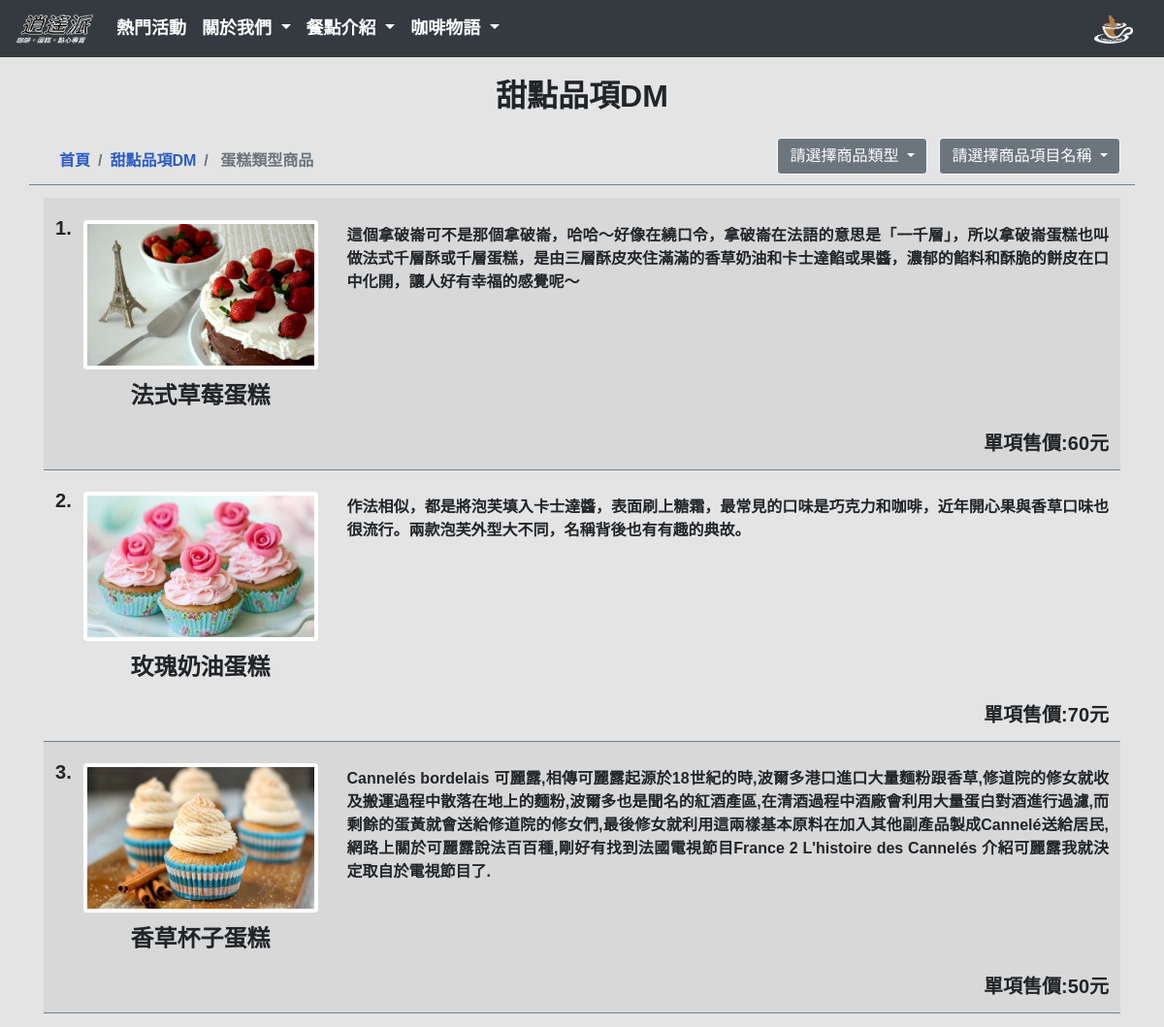
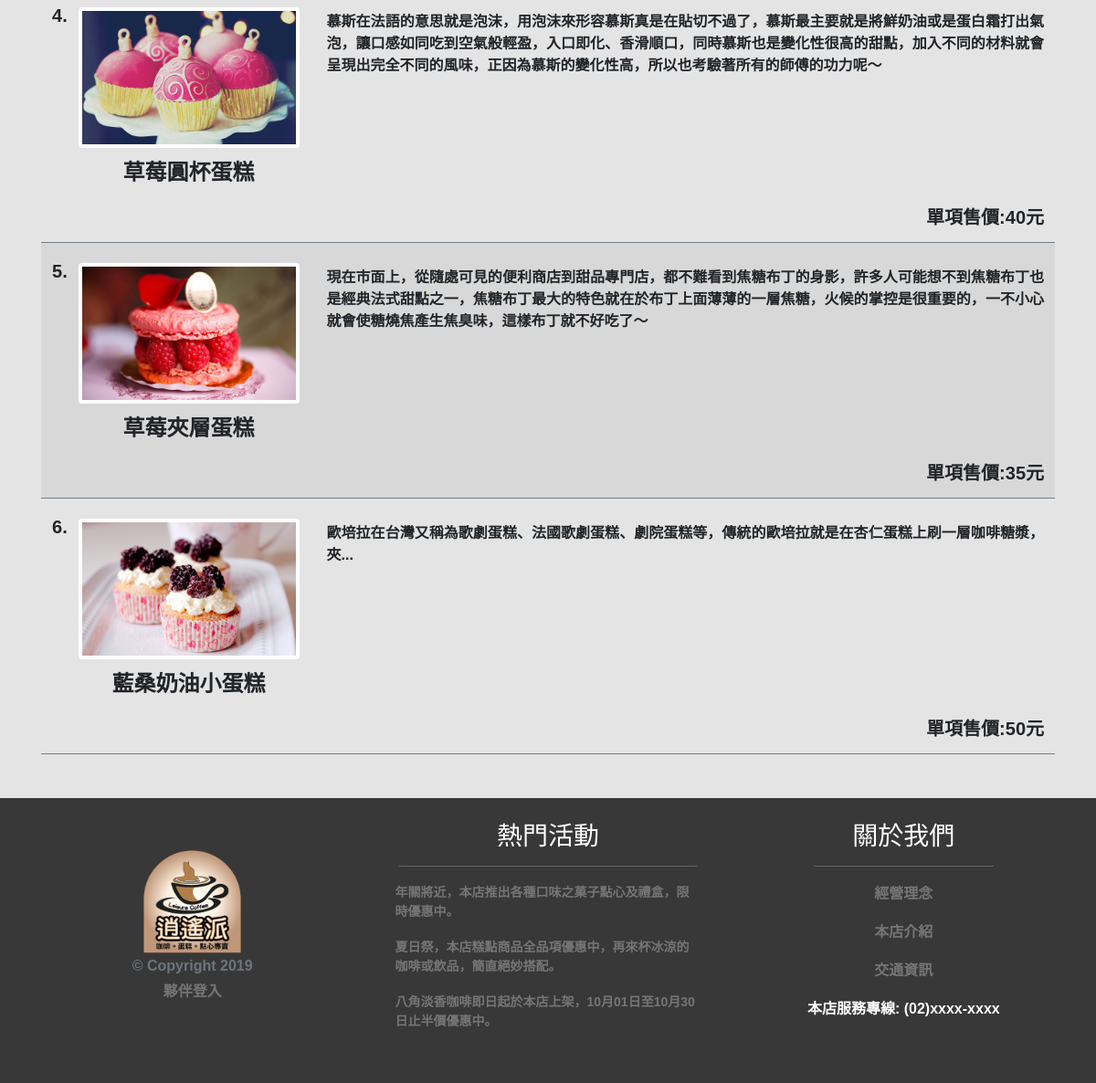
The app's page /a_la_carte.php with its own data (2 pictures, top to bottom).
### tables this page shows
CREATE TABLE `main_sale` (
  `id` int(11) NOT NULL,
  `title` text NOT NULL,
  `introduction` text NOT NULL,
  `url_get` text NOT NULL,
  `img_name` text NOT NULL,
  `number` text NOT NULL,
  `type` text NOT NULL,
  `kind` text NOT NULL,
  `price` text NOT NULL,
  `display` int(11) NOT NULL
);

CREATE TABLE `footer_table` (
  `id` int(11) NOT NULL,
  `title` text NOT NULL,
  `subject` text NOT NULL,
  `link` text NOT NULL,
  `type` text NOT NULL,
  `display` int(11) NOT NULL
);

CREATE TABLE `header_billboard` (
  `id` int(11) NOT NULL,
  `subject` text NOT NULL,
  `introduction` text NOT NULL,
  `url_get` text NOT NULL,
  `folder_name` text,
  `img_name` text NOT NULL,
  `number` text NOT NULL,
  `type` text NOT NULL,
  `logo_name` text,
  `date` date NOT NULL,
  `display` int(11) NOT NULL
);

### function.php (the view, shortened to what this page needs)
<?php
$link = mysqli_connect("localhost","root","","my_works_cafe");
mysqli_query($link,"set names utf8");
function navbar(){
?>
    <nav class="navbar navbar-expand-lg fixed-top navbar-dark bg-dark">
        <div id="img-02_nav">
                <a href="index.php" alt="回首頁"><img src="/images/nav_img_02.png" alt="回首頁" title="回首頁"></a>
        </div>
        <div class="collapse navbar-collapse" id="navbarSupportedContent">
            <ul class="navbar-nav mr-auto" id="ul_nav">
                <li class="nav-item" id="nav-item">
                    <a class="nav-link text-white" href="billboard.php" target="_blank">熱門活動 <span class="sr-only">(current)</span></a>
                </li>
                <li class="nav-item dropdown" id="nav-item">
                    <a class="nav-link dropdown-toggle text-white" href="#" id="navbarDropdown" role="button" data-toggle="dropdown" aria-haspopup="true" aria-expanded="false">
                        關於我們
                    </a>
                </li>
                <li class="nav-item dropdown" id="nav-item">
                    <a class="nav-link dropdown-toggle text-white" href="#" id="navbarDropdown" role="button" data-toggle="dropdown" aria-haspopup="true" aria-expanded="false">
                        餐點介紹
                    </a>
                </li>
                <li class="nav-item dropdown" id="nav-item">
                    <a class="nav-link dropdown-toggle text-white" href="#" id="navbarDropdown" role="button" data-toggle="dropdown" aria-haspopup="true" aria-expanded="false">
                        咖啡物語
                    </a>
                </li>
            </ul>
            <a class="navbar-brand" id="img-01_nav" href="#top" alt="回頂部"><img src="/images/nav_img_01.png" alt="導覽列logo" title="回頂部"></a>
        </div>
    </nav>
<?php
}
    ?>
    <?php
function a_la_carte__page($kind){
    global $link;
    $n=1;
    $res = mysqli_query($link,"select * from main_sale where display = 1 and  kind = '".$kind."' order by number");
    while($row = mysqli_fetch_array($res)){
    ?>
    <tr>
        <th scope="row"><?=$n?>.</th>
        <td>
            <div class="row" id="a_la_carte_row">
                <div class="col-lg-3 ">
                    <div id="item_img">
                        <img src="/images/<?=$row[6]?>/<?=$row[4]?>" class=" img-fluid img-thumbnail border-0" alt="<?=$row[1]?>"></div>
                    <div><h5 class="mb-0"><?=$row[1]?></h5></div>
                </div>
                <div class="col-lg-9 ">
                    <div id="item_intro"><p class="mb-0 pt-1"><?=$row[2]?></p></div>
                </div>
                <div class="col align-self-end" id="item_price"><p class="mb-0"><?=$row[8]?></p></div>
            </div>
        </td>
    </tr>
    <?php
        $n++;
    }
}
    ?>
<?php
function footer_main(){
    global $link;
    ?>
    <div class="col-lg-4 col-12 mb-4">
        <table class=" text-secondary font-weight-bold" id="footer_tab">
            <?php
            $res_logo = mysqli_query($link,"select * from footer_table where type='logo' and display = 1");
            $row_logo = mysqli_fetch_array($res_logo);
            $res_login = mysqli_query($link,"select * from footer_table where link='login.php' and display = 1");
            $row_login = mysqli_fetch_array($res_login);
            ?>
            <tr>
                <td id="footer_logo">
                    <a href="#top" alt="回首頁"><img src="/images/logo/<?=$row_logo[3]?>" title="回首頁" alt="回首頁"></a>
                </td>
            </tr>
            <tr>
                <td>
                    © Copyright <script>document.write( new Date().getFullYear() )</script>
                    <div class="mt-1" id="link_login"><a href="<?=$row_login[3]?>" alt="夥伴登入" target="_blank"><?=$row_login[2]?></a></div>
                </td>
            </tr>
        </table>
    </div>
    <div class="col-lg-4 col-12 mb-4">
        <table class=" text-secondary font-weight-bold" id="footer_tab">
            <tr>
                <td>
                    <h3 class=" text-white" id="footer_tab_hot">
                        <a class="text-white" href="billboard.php" alt="熱門活動" target="_blank">熱門活動</a>
                        <hr>
                    </h3>
                </td>
            </tr>
            <?php
            $res = mysqli_query($link,"select * from header_billboard where display = 1 and number between 'no-01' and 'no-03' order by number limit 0,3");
            while($row = mysqli_fetch_array($res)){
            ?>
                <tr>
                    <td>
                        <a class="" href="event.php?parm=<?=$row[3]?>" alt="<?=$row[1]?>" target="_blank">
                            <p id="footer_tab_hot_p"><?=$row[1]?></p>
                        </a>
                    </td>
                </tr>
            <?php
            }
            ?>
        </table>
    </div>
    <div class="col-lg-4 col-12">
        <table class=" text-secondary font-weight-bold" id="footer_tab">
            <tr>
                <td>
                    <h3 class=" text-white text-center" id="footer_tab_about_us">
                        <a href="about_us.php" alt="關於我們" target="_blank">關於我們</a>
                        <hr>
                    </h3>
                </td>
            </tr>
            <?php
            $res = mysqli_query($link,"select * from footer_table where display = 1 and type = 'about_us'");
            while($row = mysqli_fetch_array($res)){
            ?>
                <tr>
                    <td>
                        <a class="" href="about_us.php?#<?=$row[3]?>" alt="<?=$row[1]?>" target="_blank">
                            <p class=" text-center"><?=$row[2]?></p>
                        </a>
                    </td>
                </tr>
            <?php
            }
            ?>
                <tr>
                    <td>
                        <p class=" text-center text-white fa-500px">本店服務專線: (02)xxxx-xxxx</p>
                    </td>
                </tr>
        </table>
    </div>
    <?php
}
    ?>

### css/a_la_carte.css (style rules this page uses)
body { font-family: Arial ,微軟正黑體,serif; margin:0 auto; background-repeat: no-repeat; background-size: 100%; background-color:rgba(202, 202, 202, 0.5); }
hr { height: 0.1px; margin: 1rem 0; background-color:rgb(114, 114, 114); }
#ul_nav { width: 100%; padding-left:0.5rem; }
#ul_nav li { font-size: 18px; font-weight: bold; }
#img-01_nav img { width: 40px; height: 30px; }
#img-02_nav img { width: 80px; height: 30px; }
#a_la_carte_tab th { height: 100%; padding-top: 1rem; padding-right: 0; font-size: 20px; border-top: none; border-bottom: 1px solid slategray; }
#a_la_carte_tab td { height: 35vh; padding-top: 1.4rem; border-top: none; border-bottom: 1px solid slategray; }
#a_la_carte_row { height: 100%; }
#a_la_carte_row #item_img { width: 100%; height: auto; }
#a_la_carte_row h5 { text-align: center; margin-top:0.8rem; font-size: 24px; font-weight: bold; }
#a_la_carte_row #item_intro { text-align: justify; font-size: 16px; font-weight: bold; }
#a_la_carte_row #item_price { text-align: right; font-size: 20px; font-weight: bold; }

### css/header.css (style rules this page uses)
#img-01_nav img { width: 40px; height: 30px; }
#img-02_nav img { width: 80px; height: 30px; }
#ul_nav { width: 100%; padding: 0 0 0 1rem; }
#ul_nav li { font-size: 18px; font-weight: bold; }

### css/footer.css (style rules this page uses)
#footer_tab { width: 100%; text-align: center; }
#footer_logo img { width: 30%; height: auto; padding-top:2rem ; }
#footer_tab td { height: 2.5rem; text-align: center; }
#footer_tab td #footer_tab_hot { padding:0 1rem; }
#footer_tab a { text-decoration:none; color:rgb(117, 117, 117); }
#footer_tab td #footer_tab_hot_p { padding:0 0.7rem; font-size: 14px; }
#footer_tab td #footer_tab_about_us { padding:0 5rem; }
#footer_tab td #footer_tab_about_us a { color:white; text-decoration:none; }
#footer_tab td hr { width: 100%; height: 100%; color:white; }
#footer_tab td p { padding: 0 2rem; text-align: left; }

### records on screen
main_sale: img_name (picture), title "法式草莓蛋糕", introduction "這個拿破崙可不是那個拿破崙，哈哈～好像在繞口令，拿破崙在法語的意思是「一千層」，所以拿破崙蛋糕也叫做法式千層酥或千層蛋糕，是由三層酥皮夾住滿滿的香草奶油和卡士達餡或果醬，濃郁的餡料和酥脆的餅皮在口中化開，讓人好有幸福的感覺呢～", price "單項售價:60元"
main_sale: img_name (picture), title "玫瑰奶油蛋糕", introduction "作法相似，都是將泡芙填入卡士達醬，表面刷上糖霜，最常見的口味是巧克力和咖啡，近年開心果與香草口味也很流行。兩款泡芙外型大不同，名稱背後也有有趣的典故。", price "單項售價:70元"
main_sale: img_name (picture), title "香草杯子蛋糕", introduction "Cannelés bordelais 可麗露,相傳可麗露起源於18世紀的時,波爾多港口進口大量麵粉跟香草,修道院的修女就收及搬運過程中散落在地上的麵粉,波爾多也是聞名的紅酒產區,在清酒過程中酒廠會利用大量蛋白對酒進行過濾,而剩餘的蛋黃就會送給修道院的修女們,最後修女就利用這兩樣基本原料在加入其他副產品製成Cannelé送給居民,網路上關於可麗露說法百百種,剛好有找到法國電視節目France 2 L'histoire des Cannelés 介紹可麗露我就決定取自於電視節目了.", price "單項售價:50元"
main_sale: img_name (picture), title "草莓圓杯蛋糕", introduction "慕斯在法語的意思就是泡沫，用泡沫來形容慕斯真是在貼切不過了，慕斯最主要就是將鮮奶油或是蛋白霜打出氣泡，讓口感如同吃到空氣般輕盈，入口即化、香滑順口，同時慕斯也是變化性很高的甜點，加入不同的材料就會呈現出完全不同的風味，正因為慕斯的變化性高，所以也考驗著所有的師傅的功力呢～", price "單項售價:40元"
main_sale: img_name (picture), title "草莓夾層蛋糕", introduction "現在市面上，從隨處可見的便利商店到甜品專門店，都不難看到焦糖布丁的身影，許多人可能想不到焦糖布丁也是經典法式甜點之一，焦糖布丁最大的特色就在於布丁上面薄薄的一層焦糖，火候的掌控是很重要的，一不小心就會使糖燒焦產生焦臭味，這樣布丁就不好吃了～", price "單項售價:35元"
main_sale: img_name (picture), title "藍桑奶油小蛋糕", introduction "歐培拉在台灣又稱為歌劇蛋糕、法國歌劇蛋糕、劇院蛋糕等，傳統的歐培拉就是在杏仁蛋糕上刷一層咖啡糖漿，夾...", price "單項售價:50元"
footer_table: link (picture)
footer_table: subject "夥伴登入"
header_billboard: subject "年關將近，本店推出各種口味之菓子點心及禮盒，限時優惠中。"
header_billboard: subject "夏日祭，本店糕點商品全品項優惠中，再來杯冰涼的咖啡或飲品，簡直絕妙搭配。"
header_billboard: subject "八角淡香咖啡即日起於本店上架，10月01日至10月30日止半價優惠中。"
footer_table: subject "經營理念"
footer_table: subject "本店介紹"
footer_table: subject "交通資訊"
